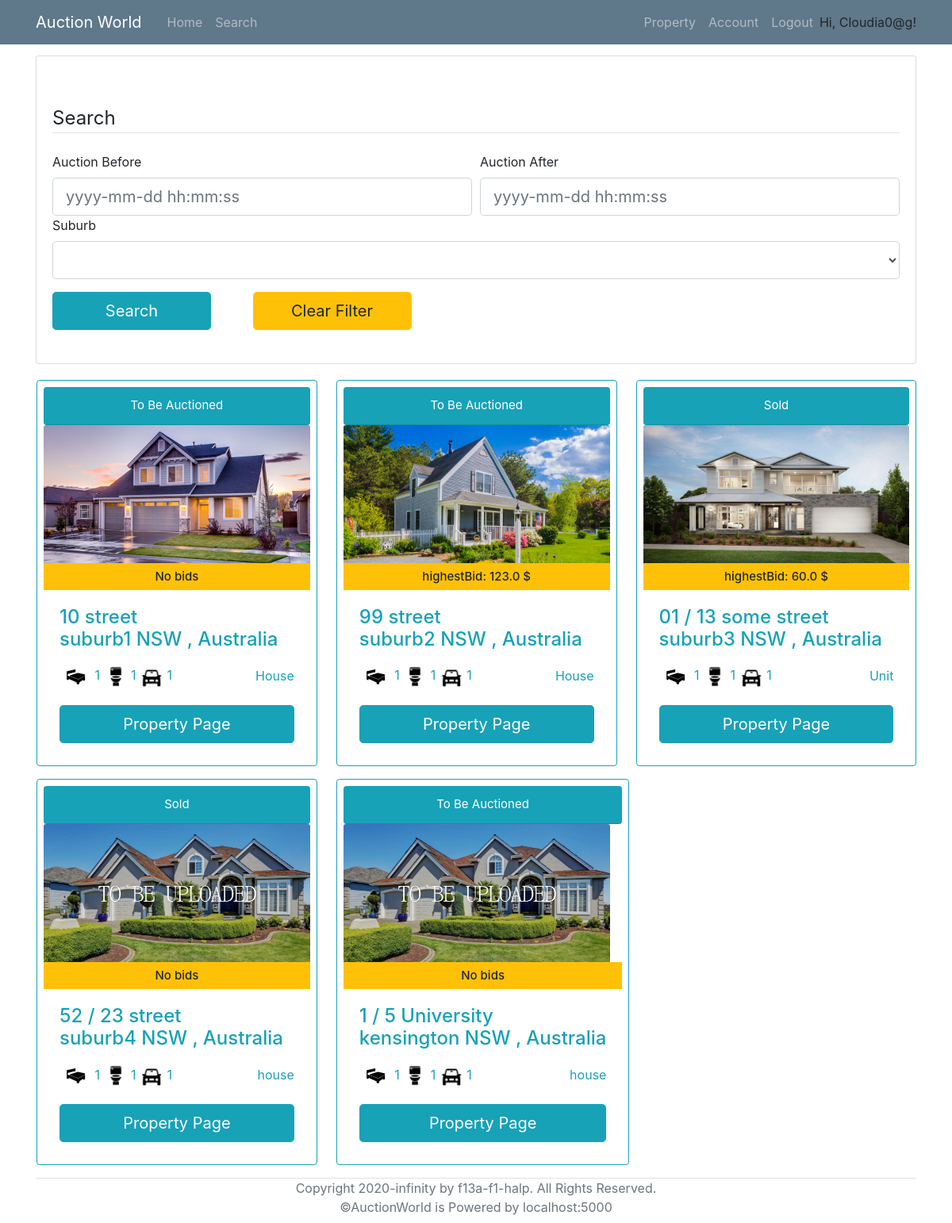
The app's page /search (signed in) with its own data.
### models.py (models this page shows, shortened)
class User(UserMixin, db.Model):
    __tablename__ = 'User'
    id = db.Column(db.Integer, primary_key = True)
    login_name = db.Column(db.String(collation='NOCASE') ,unique=True, nullable=False)
    email = db.Column(db.String, unique=True, nullable=False)
    password_hash = db.Column(db.String, nullable=False)
    address = db.Column(db.String(1000), nullable=False)
    date_of_birth = db.Column(db.DateTime, nullable=False)
    phone_number = db.Column(db.String, nullable=False)
    id_confirmation = db.Column(db.String(100), nullable=True)
    auctionId = db.relationship('AuctionDetails', backref='seller', lazy='dynamic')
    properties = db.relationship('Property', backref='sellerID', lazy='dynamic')
    cards = db.relationship('BankDetails', backref='user', lazy='dynamic')
    registeredProperties = db.relationship('Property',secondary=lambda: RegisteredAssociation.__table__, backref="RegisteredBidders")

class Property(db.Model):
    __tablename__ = 'Property'
    id = db.Column(db.Integer, primary_key = True)
    property_type = db.Column(db.String)
    add_unit = db.Column(db.String(100))
    add_num = db.Column(db.String(100))
    add_name = db.Column(db.String(100))
    add_suburb = db.Column(db.String(100))
    add_state = db.Column(db.String(3))
    add_pc = db.Column(db.String(4))
    num_bedrooms = db.Column(db.Integer)
    num_parking = db.Column(db.Integer)
    num_bathrooms = db.Column(db.Integer)
    parking_features = db.Column(db.String)
    building_size = db.Column(db.Integer)
    land_size = db.Column(db.Integer)
    inspection_date = db.Column(db.DateTime)
    description = db.Column(db.String(2000))
    year_built = db.Column(db.Integer)
    status = db.Column(db.String)
    seller = db.Column(db.Integer, db.ForeignKey('User.id'))
    auctionId = db.relationship('AuctionDetails', backref='Property', uselist=False)
    photo_collection = db.relationship('Photos', backref='Property', lazy='dynamic')
    registeredBidders = db.relationship('User',secondary=lambda: RegisteredAssociation.__table__, backref="RegisteredProperties")

class Photos(db.Model):
    __tablename__ = 'Photos'
    id = db.Column(db.Integer, primary_key = True)
    photo = db.Column(db.String)
    property_id = db.Column(db.Integer, db.ForeignKey('Property.id'))

### routes.py (the view, shortened to what this page needs)
@app.route('/search', methods=['POST','GET'])
@login_required
def search():
    form=searchForm()
    available_suburbs=db.session.query(Property.add_suburb).distinct(Property.add_suburb)
    form.suburb.choices=[("")]+[(i.add_suburb) for i in available_suburbs]
    full_list = db.session.query(Property,AuctionDetails,func.max(Bid.Amount).label('highestBid'))\
                        .outerjoin(AuctionDetails, AuctionDetails.PropertyID==Property.id)\
                        .outerjoin(Bid, Bid.AuctionID == AuctionDetails.id)\
                        .group_by(Property.id)
    property_Id=[]
    return render_template('search.html', title='search', form=form, properties=full_list)

### forms.py
class searchForm(FlaskForm):
    auction_before =  DateTimeField('Auction Before', format='%Y-%m-%d %H:%M:%S',validators=[Optional()])
    auction_after = DateTimeField('Auction After', format='%Y-%m-%d %H:%M:%S',validators=[Optional()])
    suburb = SelectField('Suburb', validators=[Optional()])
    submit = SubmitField('Search')
    clear = SubmitField('Clear Filter')

### models.py (called while the page is built)
@login_manager.user_loader
def load_user(id):
    return User.query.get(id)

### templates/search.html (shortened to what this page needs)
{% extends "base.html" %}
{% block content %}
	<div class="content-section">
		<form action="" method= "POST" style="margin-top: 50px;" novalidate>
			<fieldset class="form-group">
				<legend class="border-bottom mb-4">Search</legend>
				<div class="form-row">
					<div class="col">
						{{ form.auction_before.label }}<br>
						{% if form.auction_before.errors %}
							{{ form.auction_before(class="form-control form-control-lg is-invalid") }}
							<div class="invalid-feedback">
								{% for error in form.auction_before.errors %}
									<span>{{ error }}</span>
								{% endfor %}
							</div>
						{% else %}
							{{ form.auction_before(class="form-control form-control-lg", placeholder="yyyy-mm-dd hh:mm:ss") }}
						{% endif %}
					</div>
					<div class="col">
						{{ form.auction_after.label }}<br>
						{% if form.auction_after.errors %}
							{{ form.auction_after(class="form-control form-control-lg is-invalid") }}
							<div class="invalid-feedback">
								{% for error in form.auction_after.errors %}
									<span>{{ error }}</span>
								{% endfor %}
							</div>
						{% else %}
							{{ form.auction_after(class="form-control form-control-lg", placeholder="yyyy-mm-dd hh:mm:ss") }}
						{% endif %}
					</div>
				</div>
				<div class="form-group">
					{{ form.suburb.label }}<br>
					{% if form.suburb.errors %}
						{{ form.suburb(class="form-control form-control-lg is-invalid") }}
						<div class="invalid-feedback">
							{% for error in form.suburb.errors %}
								<span>{{ error }}</span>
							{% endfor %}
						</div>
					{% else %}
						{{ form.suburb(class="form-control form-control-lg") }}
					{% endif %}
				</div>
				<div class="form-group">{{ form.submit(class="btn btn-info btn-lg mr-5" ,style="width:200px") }} {{ form.clear (class="btn btn-warning btn-lg",style="width:200px") }}</div>
			</fieldset>
		</form>
	</div>
	<div class="row col-xl-15">
		{% if not properties %}
				<div style="width:100%; text-align: center;">
				<h2 class="text-info">No results found.</h2>
				</div>
			</div>
		{% else %}
			{% for (p,a,b) in properties %}
				<div class="card border-info p-2 col-md-3.8 ml-3 mr-2 mb-3">
					<div class="card-header rounded text-center bg-info text-white" style="font-size: 15px;">
						{% if p.status == "auction" %}
							To Be Auctioned
						{% elif p.status == "sold" %}
							Sold
						{% else %}
							Under Offer
						{% endif %}
					</div>
					{% if not p.photo_collection.all() %}
						<img class="card-img-top" src="/static/propertyImage/Sample.jpg" alt="Card image cap" style="width:335.81px; height: 180px;" >
					{% else %}
						<img class="card-img-top" src="/static/propertyImage/{{p.photo_collection.first().photo}}" alt="Card image cap" style="width:335.81px; height: 180px;" >
					{% endif %}
					<h6 class="card-subtitle pt-2 pb-2 text-center bg-warning" style="font-size: 15px;">
                        {% if b:%}
                            highestBid: {{b}} $
                        {% else %}
                            No bids
                        {% endif%}
                    </h6>
					<div class="card-body text-info">
						<h4 class="card-title">
							{% if p.add_unit %}
								{{p.add_unit}} /
							{% endif %}
							{{p.add_num}} {{p.add_name}}<br>{{p.add_suburb}} {{p.add_state}} {{p.pc}}, Australia
						</h4>
						<p class="card-text">
							<span><img src="/static/icons/bedicon.png" alt="Card image cap" style="width:40px; height: 40px;"> {{p.num_bedrooms}}</span>
							<span><img src="/static/icons/restroom.png" alt="Card image cap" style="width:30px; height: 30px;"> {{p.num_bedrooms}}</span>
							<span><img src="/static/icons/car.png" alt="Card image cap" style="width:30px; height: 30px;"> {{p.num_parking}}</span>
							<span style="float: right; margin-top: 7px;">{{p.property_type}}</span>
						</p>
						<a href={{ url_for("viewProperty", property_id=p.id) }} class="btn btn-info btn-lg" style="width: 100%;">Property Page</a>
					</div>
				</div>
			{% endfor %}
		{% endif %}
	</div>
{% endblock %}

### templates/base.html (shortened to what this page needs)
<!DOCTYPE html>
<html lang="en">
<head>
    <link rel="stylesheet" type="text/css" href="../static/css/main.css">
    <link rel="stylesheet" href="https://maxcdn.bootstrapcdn.com/bootstrap/4.0.0/css/bootstrap.min.css">
</head>
<body>
    <header class="site-header">
        <nav class="navbar navbar-expand-md navbar-dark bg-steel fixed-top">
          <div class="container">
            <a class="navbar-brand mr-4" href="/" >Auction World</a>
            <div class="collapse navbar-collapse" id="navbarToggle">
              <div class="navbar-nav mr-auto">
                <a class="nav-item nav-link" href="{{ url_for('home') }}">Home</a>
                <a class="nav-item nav-link" href="/search">Search</a>
              </div>
              <div class="navbar-nav">
                {% if current_user.is_authenticated %}
                  <a class="nav-item nav-link" href="/property">Property</a>
                  <a class="nav-item nav-link" href={{ url_for("account", login_name=current_user.login_name) }}>Account</a>
                  <a class="nav-item nav-link" href="/logout">Logout</a>
                  <p style="margin-top: 8px; margin-bottom: 0px;">Hi, {{ current_user.login_name }}!</p>
                {% endif %}
              </div>
            </div>
          </div>
        </nav>
      </header>
      <main role="main" class="container" style="margin-top: 70px;">
        <div class="row">
          <div class="col-md-12">
            {% block content %}{% endblock %}
          </div>
        </div>
        <div class="border-top relative-bottom text-center text-muted mb-2" >
          Copyright 2020-infinity by f13a-f1-halp. All Rights Reserved. <br>
          ©AuctionWorld is Powered by localhost:5000
        </div>
      </main>
</body>
</html>

### static/css/main.css (style rules this page uses)
body { background: #fafafa; color: #333333; margin-top: 5rem; }
h1, h2, h3, h4, h5, h6 { color: #444444; }
.bg-steel { background-color: #5f788a; }
.site-header .navbar-nav .nav-link { color: #cbd5db; }
.content-section { background: #ffffff; padding: 10px 20px; border: 1px solid #dddddd; border-radius: 3px; margin-bottom: 20px; }

### records on screen
User: login_name "Cloudia0@g"
Property: status "To Be Auctioned", photo_collection.first (picture), shows "No bids", add_num "10", add_name "street", add_suburb "suburb1", add_state "NSW", num_bedrooms "1", num_parking "1", property_type "House"
Property: status "To Be Auctioned", photo_collection.first (picture), b "123.0", add_num "99", add_name "street", add_suburb "suburb2", add_state "NSW", num_bedrooms "1", num_parking "1", property_type "House"
Property: status "Sold", photo_collection.first (picture), b "60.0", add_unit "01", add_num "13", add_name "some street", add_suburb "suburb3", add_state "NSW", num_bedrooms "1", num_parking "1", property_type "Unit"
Property: status "Sold", shows "No bids", add_unit "52", add_num "23", add_name "street", add_suburb "suburb4", add_state "NSW", num_bedrooms "1", num_parking "1", property_type "house"
Property: status "To Be Auctioned", shows "No bids", add_unit "1", add_num "5", add_name "University", add_suburb "kensington", add_state "NSW", num_bedrooms "1", num_parking "1", property_type "house"
